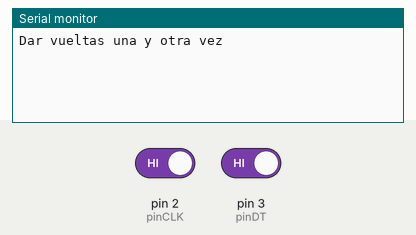
Bench run of a sketch on a simulated Arduino Uno, built with avr-gcc and run on an emulated ATmega328P. Parts: the last lines printed to the serial monitor. The inputs (shaded band) are chosen by the test bench; at power-on: pin 2 (pinCLK) HIGH, pin 3 (pinDT) HIGH.

Above: at 1.2 s.
1.3 s: pin 2 (pinCLK) driven LOW
At 2.2 s:
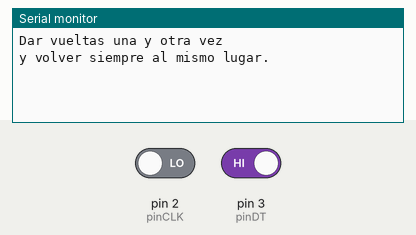
2.8 s: pin 2 (pinCLK) driven HIGH and pin 3 (pinDT) driven LOW
At 3.4 s:
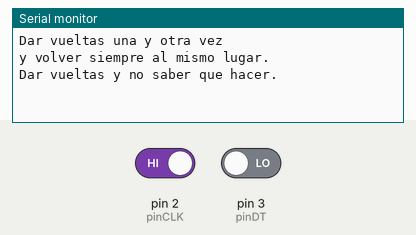
4.3 s: pin 2 (pinCLK) driven LOW and pin 3 (pinDT) driven HIGH
At 5.7 s:
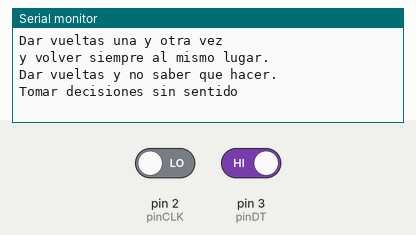

The sketch:

Encargo08tacoarduino.ino
```cpp
const int pinCLK = 2;
const int pinDT = 3;

int lastCLKState;
int currentLine = 0;

const int numLines = 16;

// Poema almacenado en Arduino
String poema[numLines] = {
  "Dar vueltas una y otra vez",
  "y volver siempre al mismo lugar.",
  "Dar vueltas y no saber que hacer.",
  "Tomar decisiones sin sentido",
  "dentro de un espiral infinito.",

  "El mundo gira en direccion opuesta.",
  "Los opuestos nunca se atraen.",
  "Quien diga lo contrario esta mintiendo.",
  "Y quien miente dice la verdad.",
  "Engañamos para mostrar lo que realmente somos.",

  "Estudiamos para no saber nada.",
  "La ignorancia nos acompaña toda la vida.",
  "Aprendemos a quererla con el tiempo.",
  "Para no vomitar cuando giramos. ",
  "Para creer que cada vuelta es distinta.",

" Helice - Enrique Jorquera, Santiago, Chile (2021)",
};

void setup() {
  pinMode(pinCLK, INPUT);
  pinMode(pinDT, INPUT);
  Serial.begin(9600);
  lastCLKState = digitalRead(pinCLK);

  // Mostrar primera línea
  Serial.println(poema[currentLine]);
}

void loop() {
  int currentCLKState = digitalRead(pinCLK);

  if (currentCLKState != lastCLKState) {
    if (digitalRead(pinDT) != currentCLKState) {
      currentLine++;
    } else {
      currentLine--;
    }

    // Hacer que el índice del poema sea cíclico
    currentLine = (currentLine + numLines) % numLines;

    // Enviar línea correspondiente
    Serial.println(poema[currentLine]);
  }

  lastCLKState = currentCLKState;
}
```

Measured:
- after the input at 1.3 s, the serial monitor: prints a new line at once (image 1)
- after the input at 2.8 s, the serial monitor: prints a new line at once (image 2)
- after the input at 4.3 s, the serial monitor: prints a new line at once (image 3)
